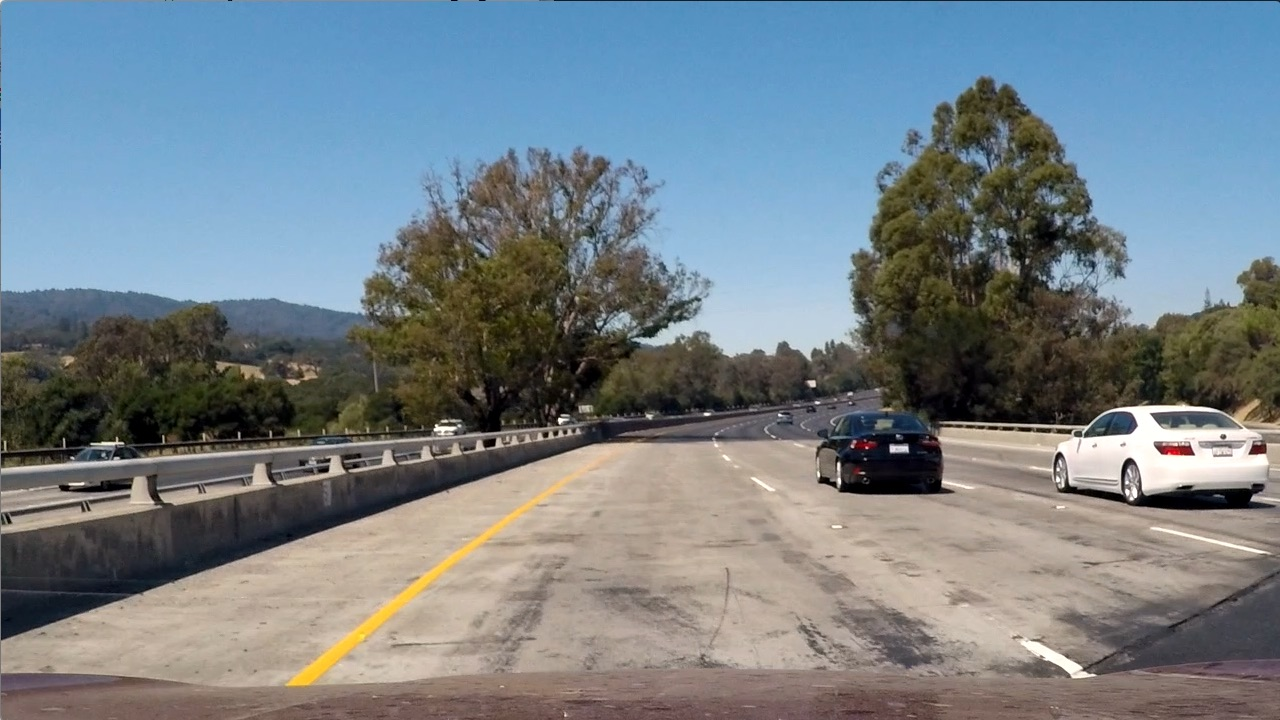
#> input picture test1.jpg, 1280 x 720 px
$ python -i FindingLines.py   (imports and definitions only)
#> lines starting #> are read from the running program, lines starting #| are printed output that depends on the picture; after the words box and inside, x2 and y2 are one past the last pixel; in counts of white or black regions, pixels touching at a corner belong together
#> further down, picture is the input picture: shape (720, 1280, 3); mean B, G, R 135.5, 128.7, 117.5
import cv2
import numpy as np
import matplotlib.pyplot as plt


def select_yellow(image):

    hsv = cv2.cvtColor(image, cv2.COLOR_RGB2HSV)
    lower = np.array([0,80,200])
    upper = np.array([40,255, 255])
    mask = cv2.inRange(hsv, lower, upper)

    return mask

def select_white(image):
    lower = np.array([20,0,200])
    upper = np.array([255,80,255])
    mask = cv2.inRange(image, lower, upper)

    return mask

def getting_binary_output(img):
    # Convert to HLS color space and separate the S channel
    # Note: img is the undistorted image
    l_channel = cv2.cvtColor(img, cv2.COLOR_BGR2LUV)[:, :, 0]
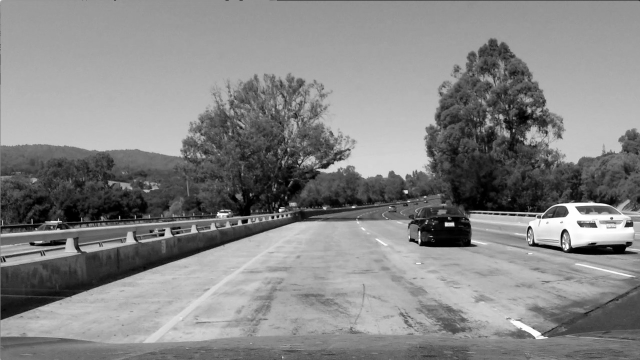
#> l_channel: shape (720, 1280) (shown at 1/2 size); min 0, max 255, mean 133.8

    b_channel = cv2.cvtColor(img, cv2.COLOR_BGR2Lab)[:, :, 2]
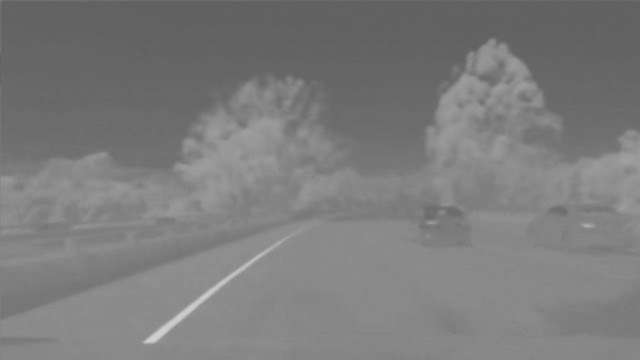
#> b_channel: shape (720, 1280) (shown at 1/2 size); min 94, max 208, mean 123.9


    # Threshold color channel
    l_thresh_min = 215
    l_thresh_max = 255
    l_binary = np.zeros_like(l_channel)
    l_binary[(l_channel >= l_thresh_min) & (l_channel <= l_thresh_max)] = 1

    b_thresh_min = 155
    b_thresh_max = 200
    b_binary = np.zeros_like(b_channel)
    b_binary[(b_channel >= b_thresh_min) & (b_channel <= b_thresh_max)] = 1


    yellow = select_yellow(img)
#> in select_yellow, `mask = cv2.inRange(hsv, lower, upper)`:
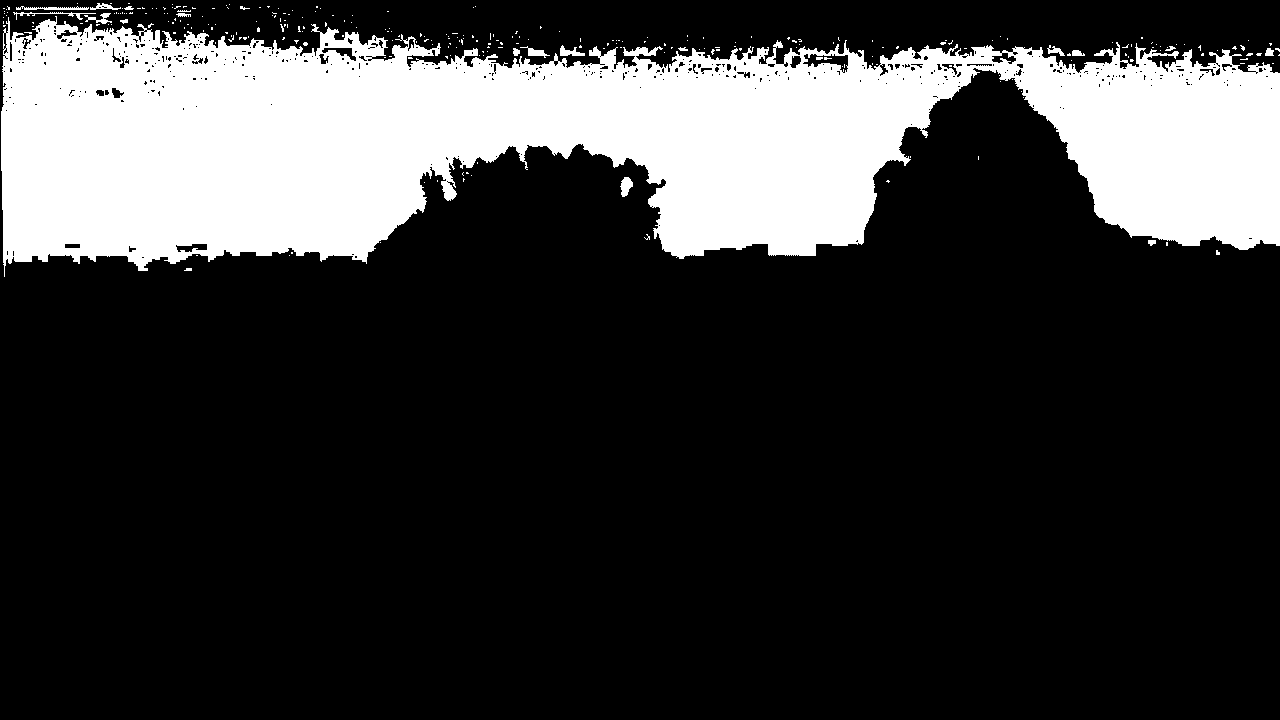
#> mask: shape (720, 1280); 22% white; 279 white regions (259 under 20 px), largest, box (x1, y1, x2, y2) and area: (1, 16, 1280, 277) 200631, (16, 6, 89, 10) 178, (620, 177, 633, 197) 169
    white = select_white(img)
    # Stack each channel to view their individual contributions in green and blue respectively
    # This returns a stack of the two binary images, whose components you can see as different colors

    # Combine the two binary thresholds
    combined_binary = np.zeros_like(l_binary)
    combined_binary[(l_binary == 1)| (b_binary ==1)| (yellow >= 1) | (white >= 1)] = 1

    return combined_binary

>>> import cv2
>>> picture = cv2.imread('test1.jpg')
>>> result = getting_binary_output(picture)
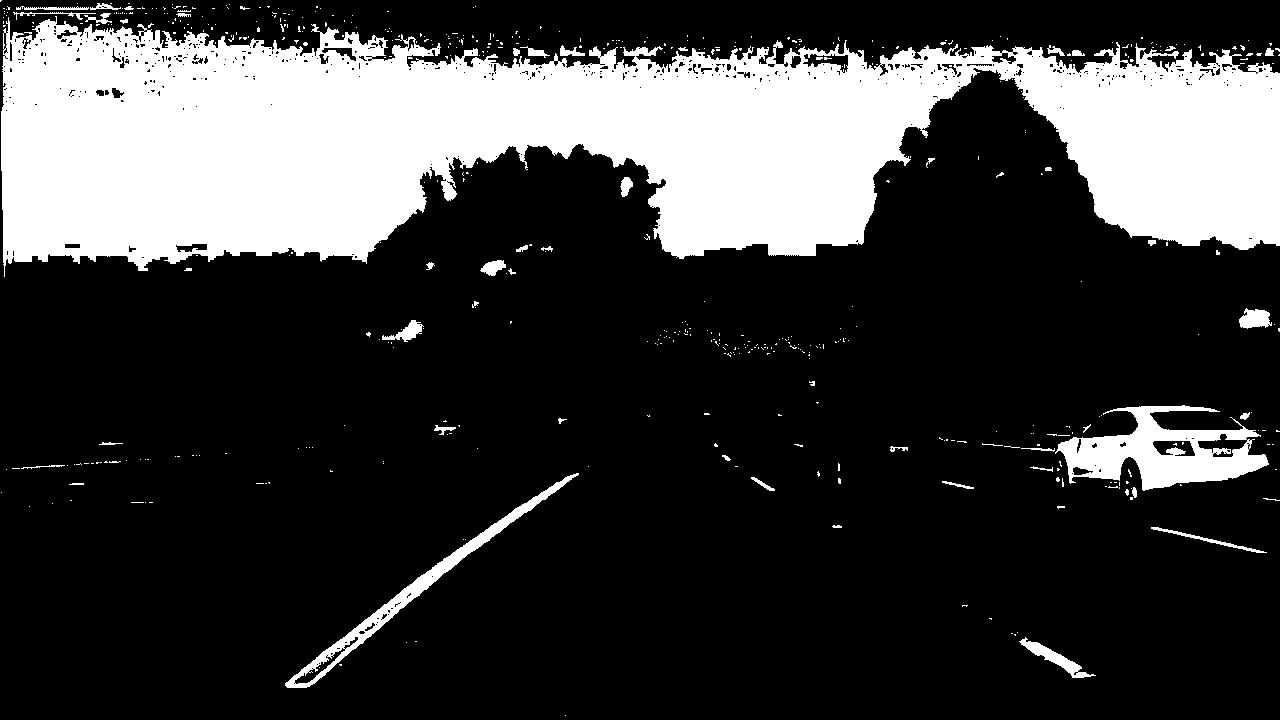
#> result: shape (720, 1280); values 0 (black) and 1 (white), 23.8% white; 533 white regions (480 under 20 px), largest, box (x1, y1, x2, y2) and area: (1, 16, 1280, 277) 200631, (1055, 405, 1269, 491) 8723, (285, 473, 579, 688) 3998

$ run again, on test2.jpg
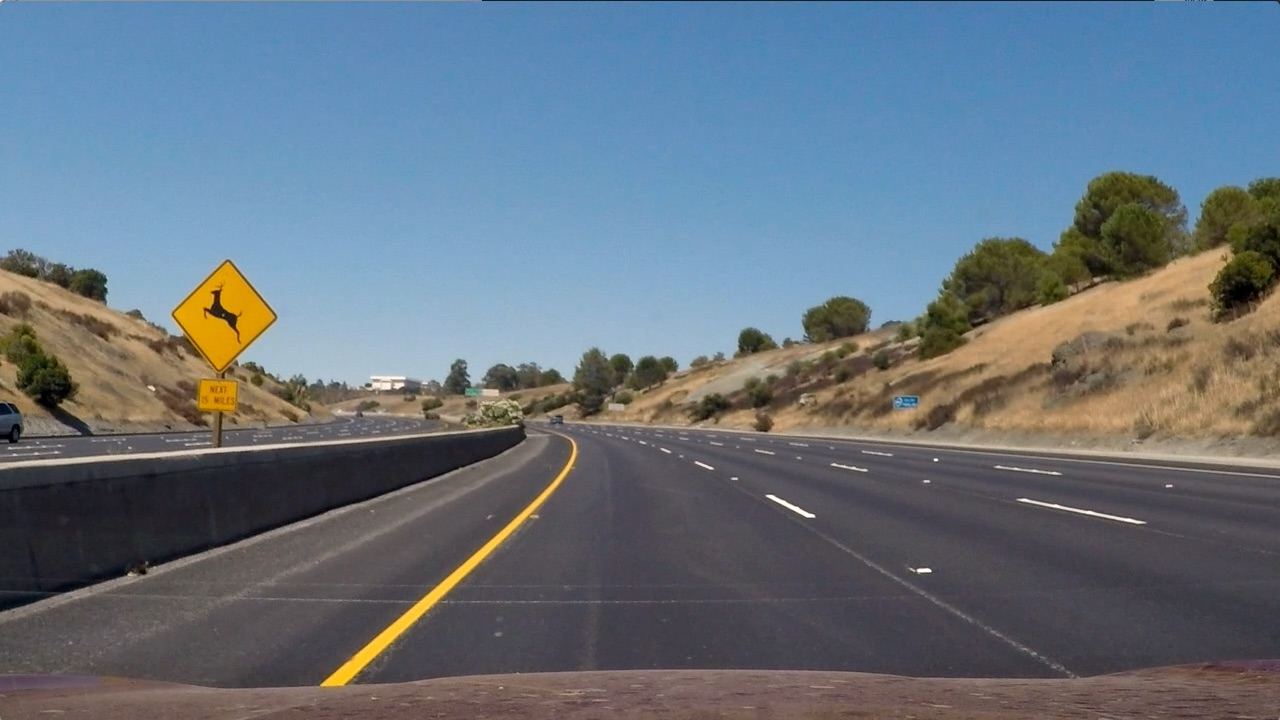
#> input picture test2.jpg, 1280 x 720 px
#> picture is the input picture: shape (720, 1280, 3); mean B, G, R 125.5, 114.6, 102.8
#> hsv: shape (720, 1280, 3); mean H, S, V 78.2, 80.3, 138.5
#> in select_yellow, `mask = cv2.inRange(hsv, lower, upper)`:
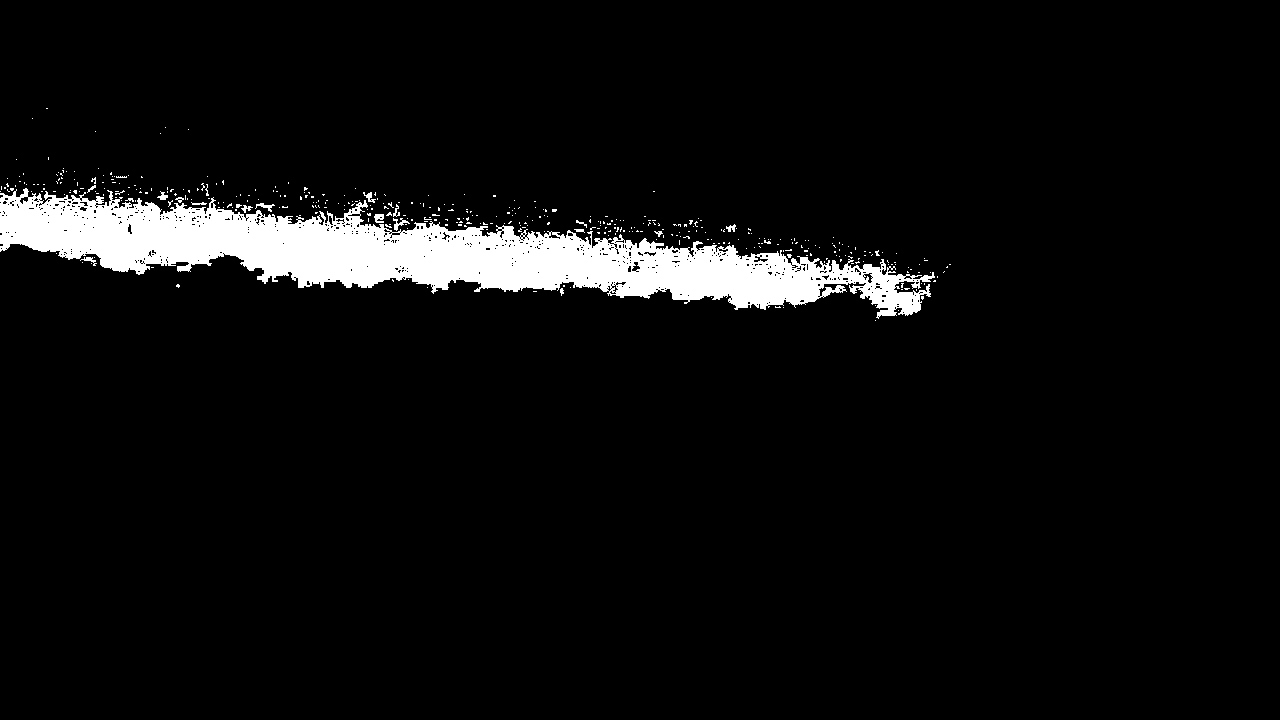
#> mask: shape (720, 1280); 5.4% white; 418 white regions (400 under 20 px), largest, box (x1, y1, x2, y2) and area: (0, 188, 935, 319) 47499, (393, 218, 410, 231) 78, (374, 214, 384, 223) 70
#> `result = getting_binary_output(picture)`:
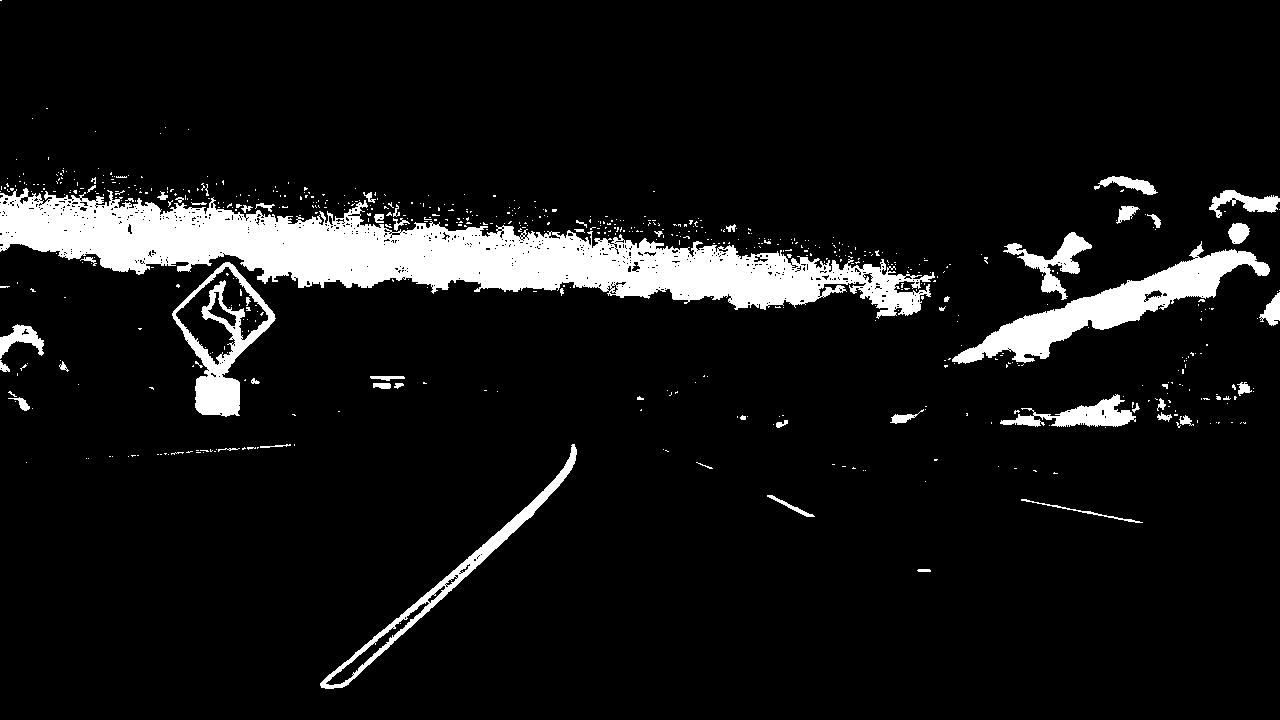
#> result: shape (720, 1280); values 0 (black) and 1 (white), 8.3% white; 642 white regions (588 under 20 px), largest, box (x1, y1, x2, y2) and area: (0, 188, 935, 319) 47499, (952, 241, 1270, 364) 9550, (172, 262, 276, 417) 4548

$ run again, on test3.jpg
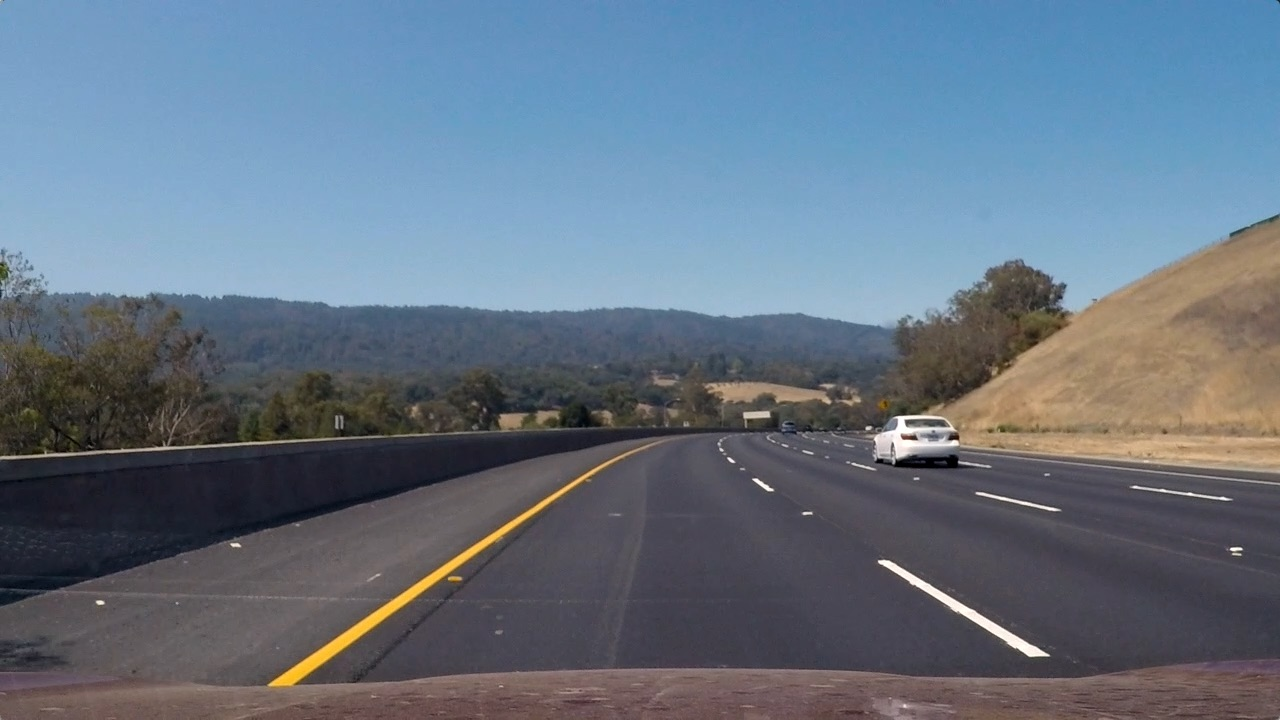
#> input picture test3.jpg, 1280 x 720 px
#> picture is the input picture: shape (720, 1280, 3); mean B, G, R 130.7, 115.3, 101.1
#> hsv: shape (720, 1280, 3); mean H, S, V 69.5, 72.6, 137.9
#> in select_yellow, `mask = cv2.inRange(hsv, lower, upper)`:
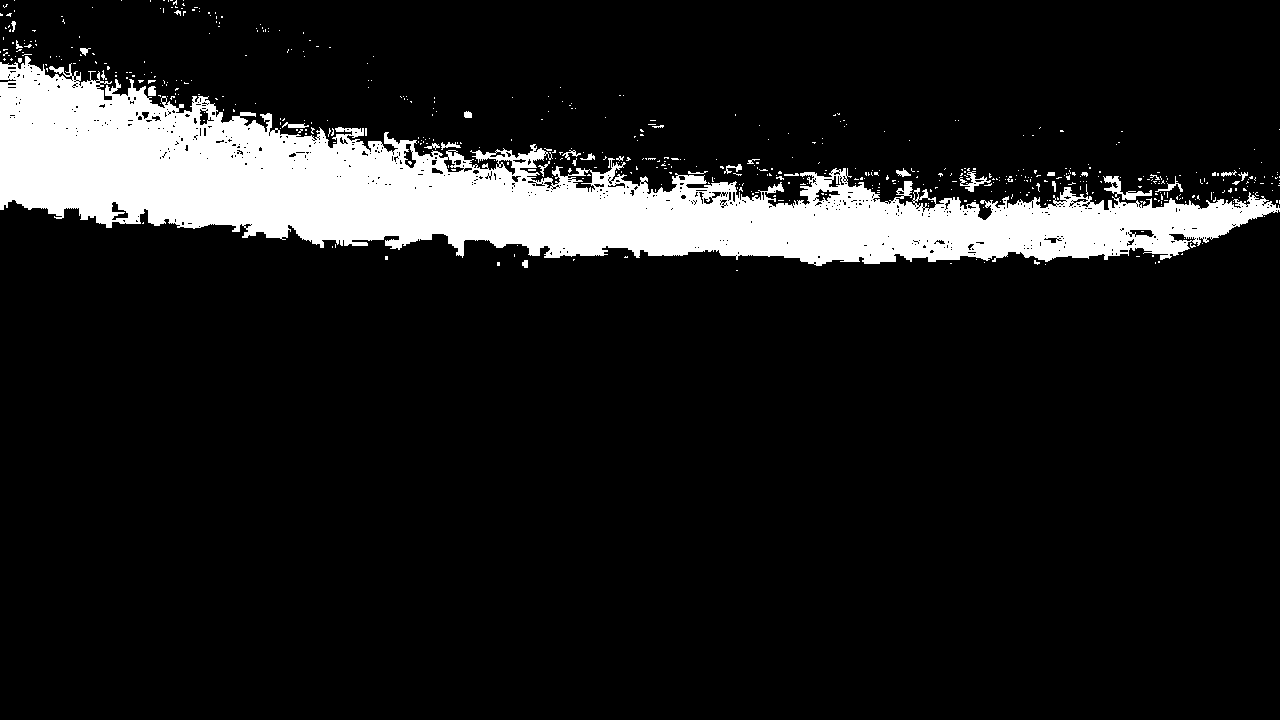
#> mask: shape (720, 1280); 11.4% white; 550 white regions (518 under 20 px), largest, box (x1, y1, x2, y2) and area: (0, 56, 1280, 266) 101498, (1103, 176, 1152, 200) 364, (959, 171, 991, 192) 217
#> `result = getting_binary_output(picture)`:
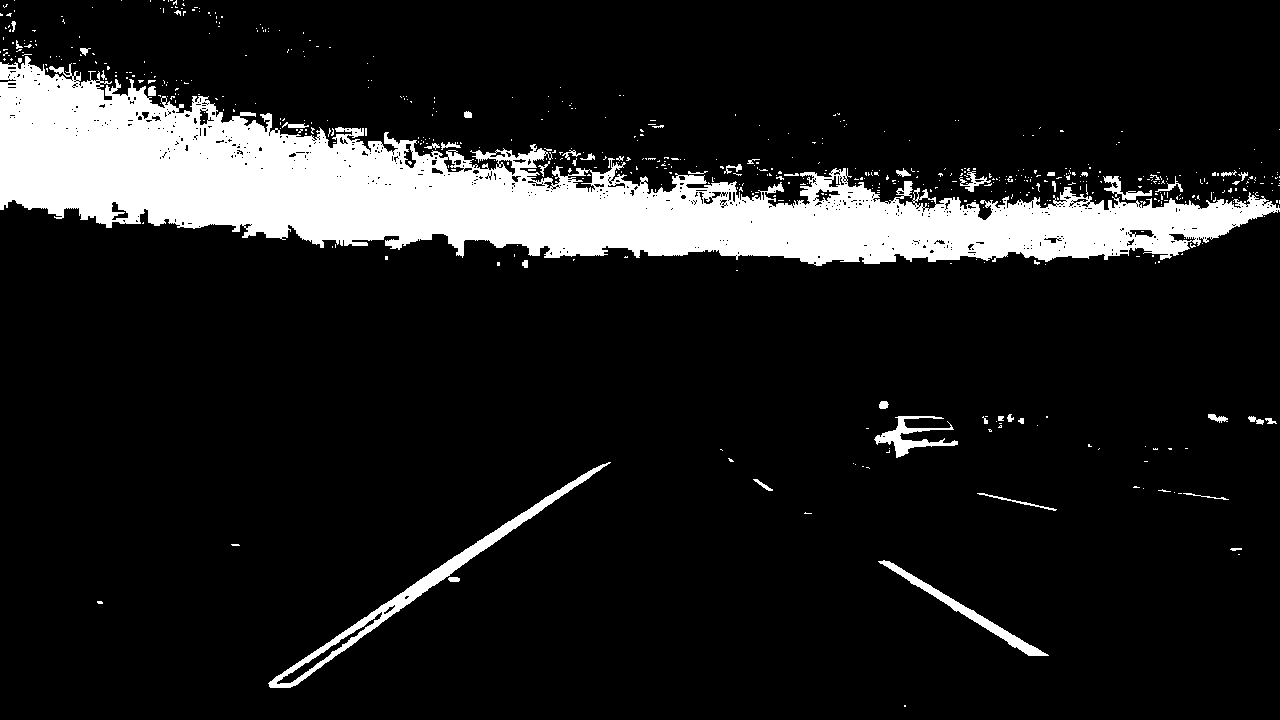
#> result: shape (720, 1280); values 0 (black) and 1 (white), 12.2% white; 599 white regions (551 under 20 px), largest, box (x1, y1, x2, y2) and area: (0, 56, 1280, 266) 101498, (268, 462, 611, 688) 4108, (878, 560, 1049, 656) 1517
